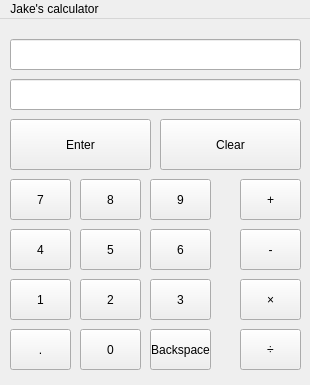
<?xml version="1.0" encoding="UTF-8"?>
<ui version="4.0">
 <class>MainWindow</class>
 <widget class="QMainWindow" name="MainWindow">
  <property name="geometry">
   <rect>
    <x>0</x>
    <y>0</y>
    <width>310</width>
    <height>385</height>
   </rect>
  </property>
  <property name="windowTitle">
   <string>MainWindow</string>
  </property>
  <widget class="QWidget" name="centralwidget">
   <widget class="QLineEdit" name="inputLine">
    <property name="geometry">
     <rect>
      <x>10</x>
      <y>20</y>
      <width>291</width>
      <height>31</height>
     </rect>
    </property>
   </widget>
   <widget class="QLineEdit" name="outputLine">
    <property name="geometry">
     <rect>
      <x>10</x>
      <y>60</y>
      <width>291</width>
      <height>31</height>
     </rect>
    </property>
   </widget>
   <widget class="QPushButton" name="btnEnter">
    <property name="geometry">
     <rect>
      <x>10</x>
      <y>100</y>
      <width>141</width>
      <height>51</height>
     </rect>
    </property>
    <property name="text">
     <string>Enter</string>
    </property>
   </widget>
   <widget class="QPushButton" name="btnClear">
    <property name="geometry">
     <rect>
      <x>160</x>
      <y>100</y>
      <width>141</width>
      <height>51</height>
     </rect>
    </property>
    <property name="text">
     <string>Clear</string>
    </property>
   </widget>
   <widget class="QPushButton" name="btn7">
    <property name="geometry">
     <rect>
      <x>10</x>
      <y>160</y>
      <width>61</width>
      <height>41</height>
     </rect>
    </property>
    <property name="text">
     <string>7</string>
    </property>
   </widget>
   <widget class="QPushButton" name="btn4">
    <property name="geometry">
     <rect>
      <x>10</x>
      <y>210</y>
      <width>61</width>
      <height>41</height>
     </rect>
    </property>
    <property name="text">
     <string>4</string>
    </property>
   </widget>
   <widget class="QPushButton" name="btn1">
    <property name="geometry">
     <rect>
      <x>10</x>
      <y>260</y>
      <width>61</width>
      <height>41</height>
     </rect>
    </property>
    <property name="text">
     <string>1</string>
    </property>
   </widget>
   <widget class="QPushButton" name="btnDec">
    <property name="geometry">
     <rect>
      <x>10</x>
      <y>310</y>
      <width>61</width>
      <height>41</height>
     </rect>
    </property>
    <property name="text">
     <string>.</string>
    </property>
   </widget>
   <widget class="QPushButton" name="btn8">
    <property name="geometry">
     <rect>
      <x>80</x>
      <y>160</y>
      <width>61</width>
      <height>41</height>
     </rect>
    </property>
    <property name="text">
     <string>8</string>
    </property>
   </widget>
   <widget class="QPushButton" name="btn9">
    <property name="geometry">
     <rect>
      <x>150</x>
      <y>160</y>
      <width>61</width>
      <height>41</height>
     </rect>
    </property>
    <property name="text">
     <string>9</string>
    </property>
   </widget>
   <widget class="QPushButton" name="btnPlus">
    <property name="geometry">
     <rect>
      <x>240</x>
      <y>160</y>
      <width>61</width>
      <height>41</height>
     </rect>
    </property>
    <property name="text">
     <string>+</string>
    </property>
   </widget>
   <widget class="QPushButton" name="btn2">
    <property name="geometry">
     <rect>
      <x>80</x>
      <y>260</y>
      <width>61</width>
      <height>41</height>
     </rect>
    </property>
    <property name="text">
     <string>2</string>
    </property>
   </widget>
   <widget class="QPushButton" name="btn5">
    <property name="geometry">
     <rect>
      <x>80</x>
      <y>210</y>
      <width>61</width>
      <height>41</height>
     </rect>
    </property>
    <property name="text">
     <string>5</string>
    </property>
   </widget>
   <widget class="QPushButton" name="btn0">
    <property name="geometry">
     <rect>
      <x>80</x>
      <y>310</y>
      <width>61</width>
      <height>41</height>
     </rect>
    </property>
    <property name="text">
     <string>0</string>
    </property>
   </widget>
   <widget class="QPushButton" name="btn6">
    <property name="geometry">
     <rect>
      <x>150</x>
      <y>210</y>
      <width>61</width>
      <height>41</height>
     </rect>
    </property>
    <property name="text">
     <string>6</string>
    </property>
   </widget>
   <widget class="QPushButton" name="btnMult">
    <property name="geometry">
     <rect>
      <x>240</x>
      <y>260</y>
      <width>61</width>
      <height>41</height>
     </rect>
    </property>
    <property name="text">
     <string>×</string>
    </property>
   </widget>
   <widget class="QPushButton" name="btnMinus">
    <property name="geometry">
     <rect>
      <x>240</x>
      <y>210</y>
      <width>61</width>
      <height>41</height>
     </rect>
    </property>
    <property name="text">
     <string>-</string>
    </property>
   </widget>
   <widget class="QPushButton" name="btn3">
    <property name="geometry">
     <rect>
      <x>150</x>
      <y>260</y>
      <width>61</width>
      <height>41</height>
     </rect>
    </property>
    <property name="text">
     <string>3</string>
    </property>
   </widget>
   <widget class="QPushButton" name="btnBackSpace">
    <property name="geometry">
     <rect>
      <x>150</x>
      <y>310</y>
      <width>61</width>
      <height>41</height>
     </rect>
    </property>
    <property name="text">
     <string>Backspace</string>
    </property>
   </widget>
   <widget class="QPushButton" name="btnDiv">
    <property name="geometry">
     <rect>
      <x>240</x>
      <y>310</y>
      <width>61</width>
      <height>41</height>
     </rect>
    </property>
    <property name="text">
     <string>÷</string>
    </property>
   </widget>
  </widget>
  <widget class="QMenuBar" name="menubar">
   <property name="geometry">
    <rect>
     <x>0</x>
     <y>0</y>
     <width>310</width>
     <height>21</height>
    </rect>
   </property>
   <widget class="QMenu" name="menuJake_s_calculator">
    <property name="title">
     <string>Jake's calculator</string>
    </property>
   </widget>
   <addaction name="menuJake_s_calculator"/>
  </widget>
 </widget>
 <resources/>
 <connections/>
</ui>
